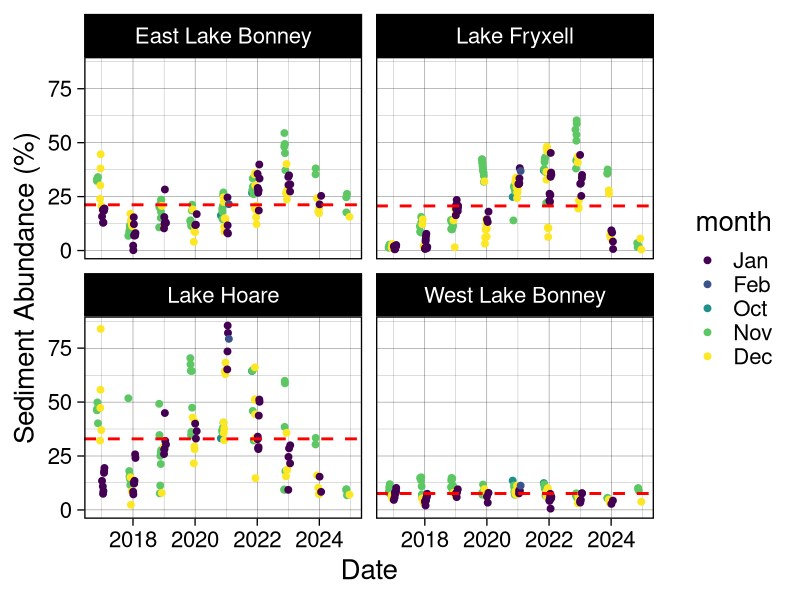
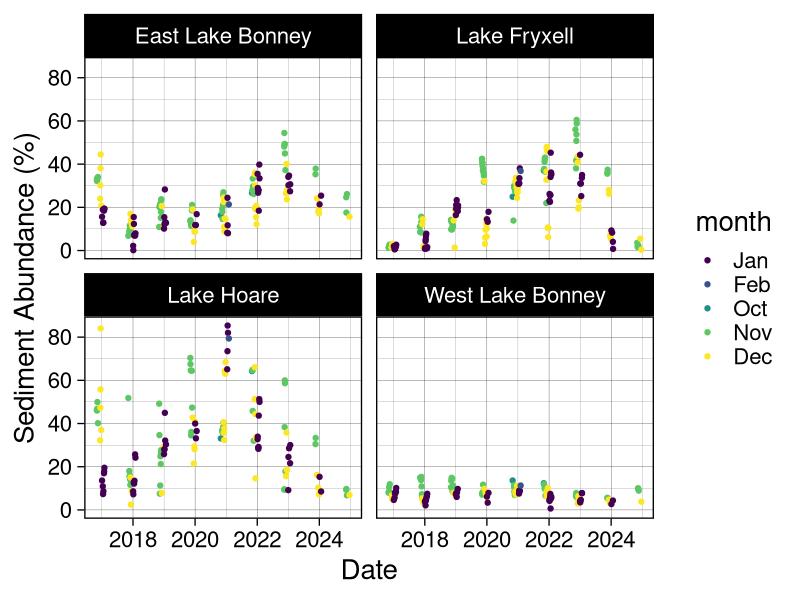
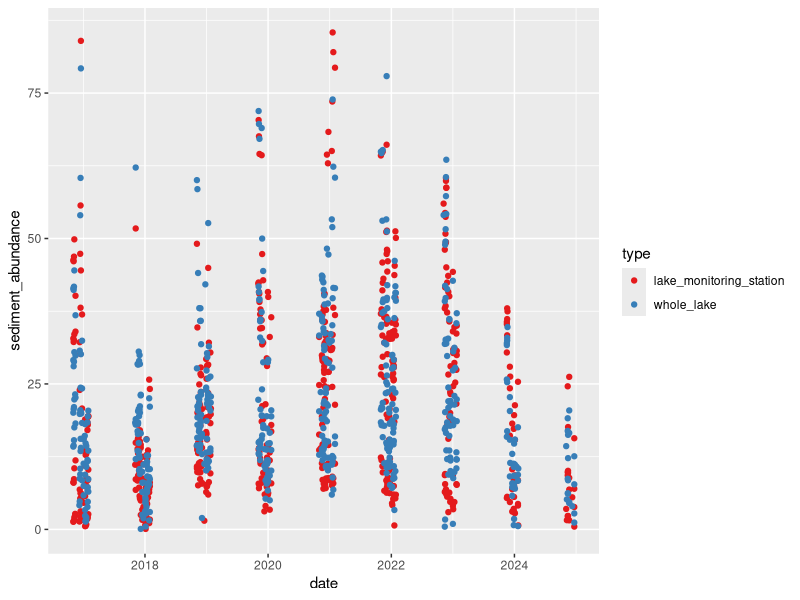
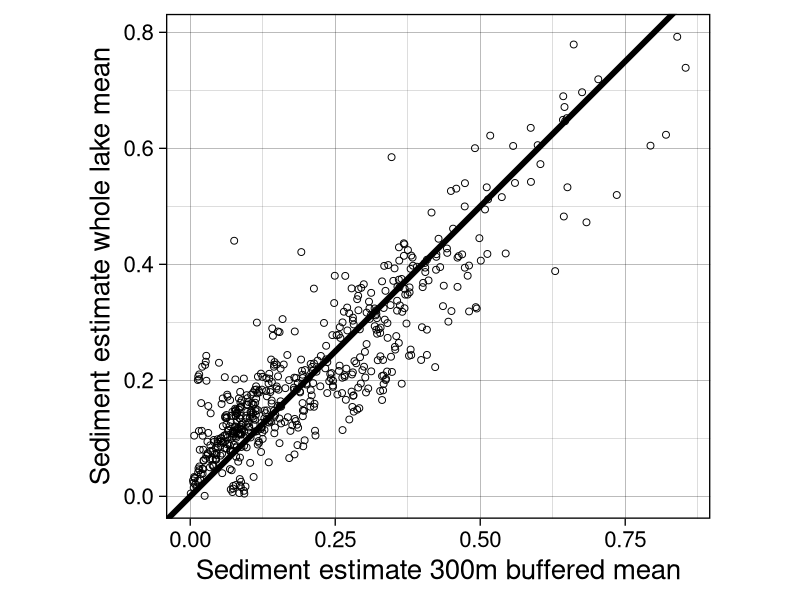
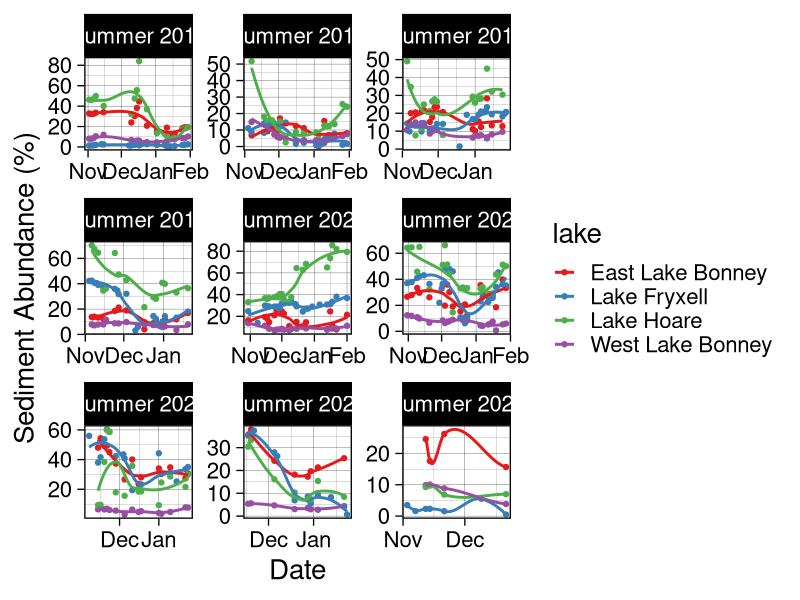
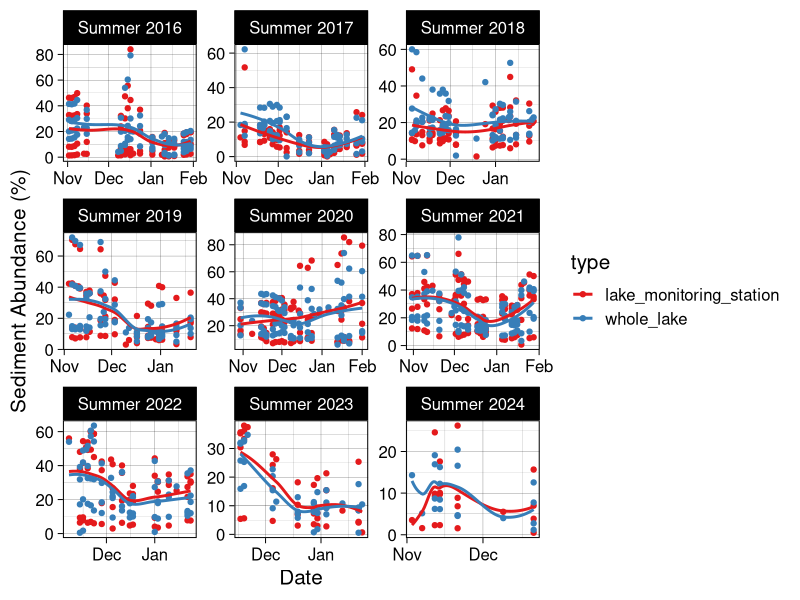
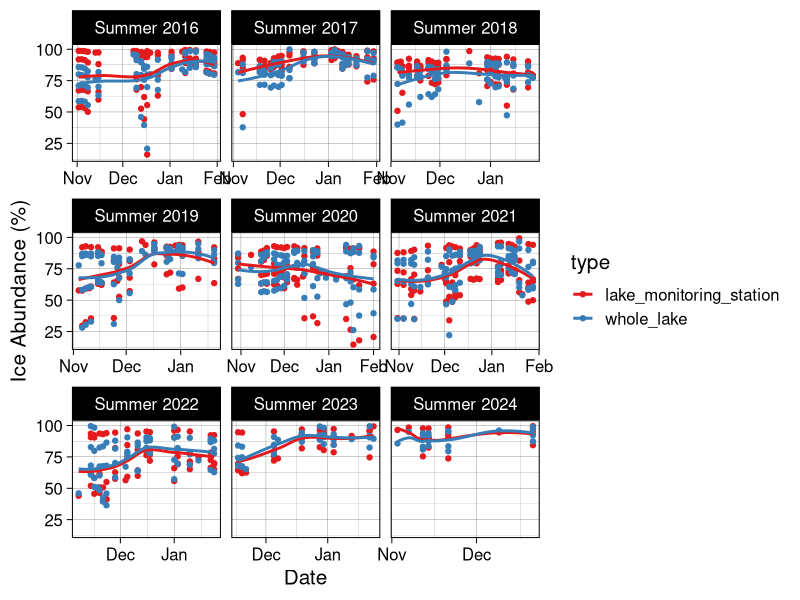
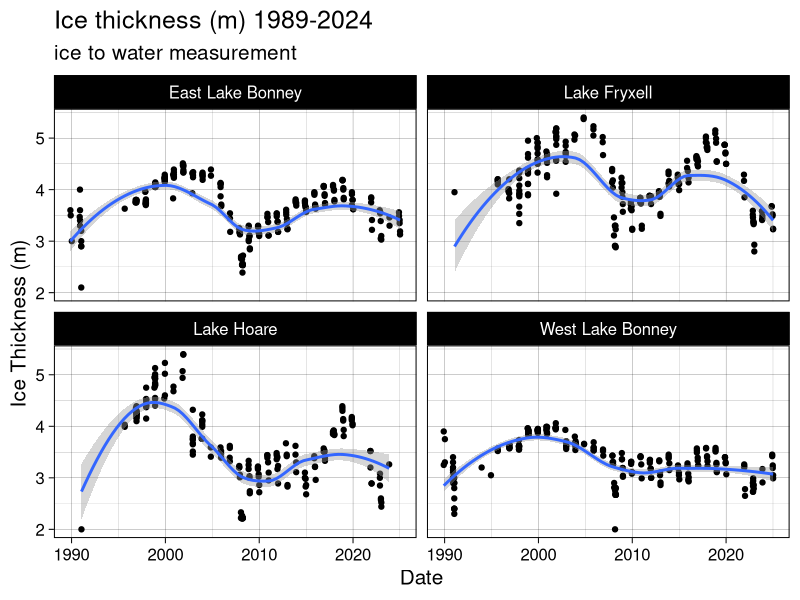

The R script that drew these images, in order: (Note: this script raises an error after producing the figures.)
######### TVLakes Sediment Output Comparison ###########
library(tidyverse)
library(RColorBrewer)
library(scales)

setwd("~/Documents/R-Repositories/MCM-LTER-MS")

## Define a season function to plot data by season. Makes data viz a lot easier. 
get_season <- function(date) {
  month <- month(date)
  year <- year(date)
  
  if (month %in% c(11, 12)) {
    return(paste0("Summer ", year))  # November and December belong to the current winter
  } else if (month == 1) {
    return(paste0("Summer ", year - 1))  # January belongs to the previous winter
  } else if (month == 2) {
    return(paste0("Summer ", year - 1))  # February belongs to the previous winter
  } else if (month == 3) {
    return(paste0("Fall ", year))  # March is Spring
  } else if (month %in% 4:5) {
    return(paste0("Fall ", year))  # April and May are Spring
  } else if (month == 6) {
    return(paste0("Winter ", year))  # June is Summer
  } else if (month %in% 7:8) {
    return(paste0("Winter ", year))  # July and August are Summer
  } else if (month == 9) {
    return(paste0("Spring ", year))  # September is Fall
  } else if (month %in% 10) {
    return(paste0("Summer ", year))  # October is Fall
  }
}

mean_BB <- read_csv("data/sediment abundance data/LANDSAT_sediment_abundances_20250403.csv") |> 
  mutate(date = ymd(date), 
         type = 'lake_monitoring_station', 
         season = sapply(date, get_season), 
         month = month(date, label = TRUE))

# Calculate lake-specific means
lake_means <- mean_BB |> 
  group_by(lake) |> 
  summarise(mean_sediment = mean(sediment_abundance * 100, na.rm = TRUE))

##### Plot by lake with lake-specific mean lines
ggplot(mean_BB, aes(date, sediment_abundance * 100, color = month)) + 
  geom_point(position = position_jitter(width = 0.2, height = 0.1), size = 2) + 
  geom_hline(data = lake_means, aes(yintercept = mean_sediment), 
             linetype = "dashed", color = "red", size = 1, inherit.aes = FALSE) +
  facet_wrap(vars(lake)) + 
  xlab("Date") + 
  ylab("Sediment Abundance (%)") + 
  theme_linedraw(base_size = 20)

ggsave("plots/manuscript/chapter 1/BB_sed_by_lake_with_mean_line.png", dpi = 700, 
       height = 8, width = 12)

#####plot by lake
ggplot(mean_BB, aes(date, sediment_abundance*100, color = month)) + 
  geom_point(position = position_jitter(width = 0.2, height = 0.1)) + 
  facet_wrap(vars(lake)) + 
  #scale_x_date(labels = date_format("%b"), breaks = "1 month") + 
  xlab("Date") + ylab("Sediment Abundance (%)") + 
  #scale_color_brewer(palette = "Set1") +
  theme_linedraw(base_size = 20)

ggsave("plots/manuscript/chapter 1/BB_sed_by_lake.png", dpi = 700, 
       height = 8, width = 12)

mean_wholelake <- read_csv("data/sediment abundance data/LANDSAT_wholelake_mean_20250403.csv") |> 
  mutate(date = ymd(date), 
         type = "whole_lake", 
         season = sapply(date, get_season), 
         month = month(date, label = TRUE))

# join the two files for easy comparison and plotting
means <- rbind(mean_BB, mean_wholelake) |> 
  mutate(sediment_abundance = sediment_abundance*100, 
         ice_abundance = ice_abundance*100) |> 
  mutate(year = year(date), 
         month = month(date))

## plot the raw output for sediment abundance/ice abundance against each other and see how the outputs compare
ggplot(means, aes(date, sediment_abundance, color = type)) + 
  geom_point() + 
  scale_color_brewer(palette = "Set1") 

mean_bluebox = mean_BB |> 
  mutate(sediment_abundance_bb = sediment_abundance) |> 
  dplyr::select(c(date, lake, sediment_abundance_bb))

mean_whole = mean_wholelake |> 
  mutate(sediment_abundance_wholelake = sediment_abundance) |> 
  dplyr::select(c(date, lake, sediment_abundance_wholelake))

means_pivot = mean_bluebox |> 
  full_join(mean_whole)

ggplot(means_pivot, aes(sediment_abundance_bb, sediment_abundance_wholelake)) + 
  geom_point(size = 2, shape = 1) + 
  geom_abline(size = 2) +
  coord_fixed() + 
  xlab("Sediment estimate 300m buffered mean") + ylab("Sediment estimate whole lake mean") + 
  theme_linedraw(base_size = 20)

ggsave("plots/manuscript/chapter 1/wholelake_vs_bb.png", 
       height = 8, width = 8, dpi = 300)

#By season for just the lake monitoring site
ggplot(mean_BB, aes(date, sediment_abundance*100, color = lake)) + 
  geom_point() + 
  geom_smooth(se = F) + 
  scale_color_brewer(palette = "Set1") + 
  facet_wrap(vars(season), scales = "free") +
  scale_x_date(labels = date_format("%b"), breaks = "1 month") + 
  xlab("Date") + ylab("Sediment Abundance (%)") + 
  theme_linedraw(base_size = 20)

ggsave("plots/manuscript/chapter 1/BB_sed_by_season.png", dpi = 700, 
       height = 8, width = 12)

# facet by season for sed abundance
ggplot(means, aes(date, sediment_abundance, color = type)) + 
  geom_point() + 
  geom_smooth(se = F) + 
  scale_color_brewer(palette = "Set1") + 
  facet_wrap(vars(season), scales = "free") +
  scale_x_date(labels = date_format("%b"), breaks = "1 month") + 
  xlab("Date") + ylab("Sediment Abundance (%)") + 
  theme_linedraw(base_size = 15)

ggsave("plots/manuscript/chapter 1/whole_lake_vs_BB_sed_abundance.png", dpi = 700, 
       height = 8, width = 12)

# facet by season for ice abundance
ggplot(means, aes(date, ice_abundance, color = type)) + 
  geom_point() + 
  geom_smooth(se = F) + 
  scale_color_brewer(palette = "Set1") + 
  facet_wrap(vars(season), scales = "free_x") +
  scale_x_date(labels = date_format("%b"), breaks = "1 month") + 
  xlab("Date") + ylab("Ice Abundance (%)") + 
  theme_linedraw(base_size = 15)

ggsave("plots/manuscript/chapter 1/whole_lake_vs_BB_ice_abundance.png", dpi = 700, 
       height = 8, width = 12)


## load lake ice: 
lakeice1 <- read_csv("data/lake ice/mcmlter-lake-ice_thickness-20250218_0_2025.csv") |> 
  mutate(date_time = mdy_hm(date_time), 
         month = month(date_time, label = TRUE), 
         year = year(date_time),
         year = as.numeric(year),
         z_water_m = z_water_m*-1, 
         season = sapply(date_time, get_season)) |> 
  rename("lake" = location_name) |> 
  filter(lake == "Lake Fryxell" | lake == "Lake Hoare" | lake == "East Lake Bonney" | lake == "West Lake Bonney") |> 
  #filter(year >= 2016) |> 
  filter(!grepl("^B", location))

ggplot(lakeice1, aes(date_time, z_water_m)) + 
  geom_point() + 
  geom_smooth(se = T) + 
  facet_wrap(vars(lake)) + 
  theme_linedraw(base_size = 15) + 
  #scale_color_brewer(palette = "Set1") +
  xlab("Date") + ylab("Ice Thickness (m)") + 
  ggtitle("Ice thickness (m) 1989-2024", 
          subtitle = "ice to water measurement")

ggsave("plots/manuscript/chapter 1/ice_thickness_total_years.png", dpi = 700, 
       height = 8, width = 12)

lakeice = lakeice1 |> 
  filter(date_time >= "2016-05-01") |> 
  #mutate(season = sapply(date_time, get_season)) |> 
  filter(str_detect(string = location, pattern = "incubation hole") | 
           str_detect(string = location, pattern = "sample hole")) |> 
  filter(grepl("^O", location)) |> 
  drop_na(z_water_m)

#FIND SEASONAL DROPOFF OF ICE THICKNESS
seasonal_changes <- lakeice %>%
  group_by(season, lake) |> 
  arrange(season, date_time) %>%
  summarise(
    First_Measurement = first(z_water_m),
    Last_Measurement = last(z_water_m),
    Difference = Last_Measurement - First_Measurement
  )

ggplot(seasonal_changes, aes(season, Difference)) + 
  geom_col(aes(fill = lake)) + 
  scale_fill_brewer(palette = "Set1") + 
  facet_wrap(vars(lake)) + 
  theme_linedraw(base_size = 20) + 
  theme(axis.text.x = element_text(angle = 45, hjust = 1), 
        legend.position = "none") + 
  xlab("Seasonal") + ylab("Change in Ice Thickness")

ggsave("plots/manuscript/chapter 1/seasonal_ice_drop.png", 
       height = 8, width = 12, dpi = 300)

li_summary = lakeice |> 
  mutate(week = week(date_time)) |> 
  group_by(year, month, lake) |> 
  summarize(mean_thickness = mean(z_water_m, na.rm = T))

## sediment
sed_monthly <- means |> 
  mutate(week = week(date), 
         month = month(date, label = TRUE)) |> 
  group_by(year, month, lake, type) |>
  summarize(mean_sed = mean(sediment_abundance, na.rm = T)) |> 
  print()

fulljoined = full_join(sed_monthly, li_summary) |> 
  drop_na() |> 
  filter(type == "lake_monitoring_station")

##### plot
ggplot(fulljoined, aes(mean_sed, mean_thickness)) + 
  geom_smooth(method = "lm", se = F) + 
  geom_point(aes(color = month), size = 3) + 
  facet_wrap(vars(lake), scales = "free") + 
  ggtitle("October-February") + 
  xlab("Mean Sediment Abundance (%)") + ylab("Mean Ice Thickness (m)") + 
  #scale_color_brewer(palette = "Set1") +
  theme_linedraw(base_size = 20) 

ggsave("plots/manuscript/chapter 1/sed_vs_ice_thickness.png", 
       width = 12, height = 8, dpi = 300)

all_data_lm = fulljoined |> 
  group_by(lake) |> 
  nest() |> 
  mutate(
    model = map(data, ~ lm(mean_sed ~mean_thickness, data = .x)),
    tidied = map(model, broom::tidy)
  )

all_data_lm %>% select(lake, tidied) %>% unnest(tidied)


### now remove November and October Values
#fulljoin_filter <- fulljoined |> 
#  filter(month == 12 | month == 1)
fulljoin_peak_solar <- fulljoined |> 
  filter(month == "Jan")

ggplot(fulljoin_peak_solar, aes(mean_sed, mean_thickness, color = type)) + 
  geom_smooth(method = "lm", se = F) + 
  geom_point() + 
  facet_wrap(vars(lake), scales = "free") + 
  ggtitle("January") + 
  scale_color_brewer(palette = "Set1") +
  theme_linedraw(base_size = 20) 

ggsave("plots/manuscript/chapter 1/wholelakesed_vsthickness_jan.png", 
       width = 12, height = 8, dpi = 300)

# now filter for only early year estimates, October - December
jan_dec_fulljoin <- fulljoined |> 
  filter(
    month == "Jan" | 
      month == "Dec")

ggplot(jan_dec_fulljoin, aes(mean_sed, mean_thickness)) + 
  geom_smooth(method = "lm", se = F) + 
  geom_point(aes(color = month)) + 
  facet_wrap(vars(lake), scales = "free") + 
  ggtitle("January - December") + 
  #scale_color_brewer(palette = "Set1") +
  theme_linedraw(base_size = 20) 

jan_dec_lm = jan_dec_fulljoin |> 
  group_by(lake) |> 
  nest() |> 
  mutate(
    model = map(data, ~ lm(mean_sed ~ mean_thickness, data = .x)),
    tidied = map(model, broom::tidy),
    glanced = map(model, broom::glance)  # this adds R², adj R², etc.
  )

save = jan_dec_lm %>% select(lake, tidied, glanced) |> 
  unnest(tidied, names_sep = "_coef") |> 
  unnest(glanced, names_sep = "_model")


jan_fulljoin <- fulljoined |> 
  filter(month == 1)

ggplot(jan_fulljoin, aes(mean_sed, mean_thickness, color = type)) + 
  geom_smooth(method = "lm", se = F) + 
  geom_point() + 
  facet_wrap(vars(lake), scales = "free") + 
  ggtitle("January") + 
  scale_color_brewer(palette = "Set1") +
  xlab("Mean Sediment Abundance (%)") + ylab("Mean Ice Thickness (m)") + 
  theme_linedraw(base_size = 20)  

ggsave("plots/manuscript/chapter 1/jan_only_sed.png", 
       dpi = 300, height = 8, width = 12)


####### do restructuring to look at this by week ###
li_summary_2 = lakeice |> 
  mutate(week = week(date_time), 
         #month = month(date, label = TRUE)
         ) |> 
  group_by(year, week, lake) |> 
  summarize(mean_thickness = mean(z_water_m, na.rm = T))

## sediment
sed_monthly_2 <- means |> 
  mutate(week = week(date), 
         month = month(date, label = TRUE)) |> 
  group_by(year, week, lake, type) |> 
  summarize(mean_sed = mean(sediment_abundance, na.rm = T)) |> 
  print()

fulljoined_2 = full_join(sed_monthly_2, li_summary_2) |> 
  drop_na() |> 
  filter(type == "lake_monitoring_station")

peak_solar_week <- fulljoined_2 |> 
  filter(
    week == 50 |
      week == 51 | 
      week == 52 | 
      week == 1 | 
      week == 2 #|
      #week == 3
      )

peak_solar_lm <- peak_solar_week |> 
  group_by(lake) |> 
  nest() |> 
  mutate(
    model = map(data, ~ lm(mean_sed ~ mean_thickness, data = .x)),
    tidied = map(model, broom::tidy),
    glanced = map(model, broom::glance)  # this adds R², adj R², etc.
  )

# To see both coefficients and R² together
peak_solar_lm |> 
  select(lake, tidied, glanced) |> 
  unnest(tidied, names_sep = "_coef") |> 
  unnest(glanced, names_sep = "_model")


ggplot(peak_solar_week, aes(mean_sed, mean_thickness)) + 
  geom_smooth(method = "lm", se = F) + 
  geom_point(size = 3) + 
  facet_wrap(vars(lake), scales = "free") + 
  ggtitle("Peak Solar") + 
  scale_color_brewer(palette = "Set1") +
  xlab("Mean Sediment Abundance (%)") + ylab("Mean Ice Thickness (m)") + 
  theme_linedraw(base_size = 20)  

ggsave("plots/manuscript/chapter 1/Peak_Solar_Comparison_20250408.png", 
       width = 12, height = 8, dpi = 300)

#### Create a dual panel plot where only the lake ice thickness from 2016-2024 to sediment abundannce
# Need to join the sed data frame to the lake ice data frame
mean_BB_week <- mean_BB |> 
  filter(date < "2025-02-01")

library(ggpubr)

# Step 1: Define all possible months (in your case)
all_months <- c("Jan", "Feb", "Oct", "Nov", "Dec")

# Step 2: Get colors from RColorBrewer
# Let's say we use "Set1" which has up to 9 nice discrete colors
palette <- brewer.pal(n = length(all_months), name = "Set1")
palette <- brewer.pal(n = length(all_months), name = "Set1")

# Step 3: Map months to specific colors
month_colors <- setNames(palette, all_months)

months1 <- c("Jan", "Feb", "Oct", "Nov", "Dec")
plot1 <- ggplot(mean_BB_week, aes(date, sediment_abundance*100)) + 
  geom_point(aes(color = month)) + 
  geom_smooth(se = F) + 
  ylab("Sediment Abundance") + xlab("Date") + 
  ggtitle("Sediment Coverage (%)") + 
  facet_wrap(vars(lake), scales = "free") + 
  scale_fill_manual(values = month_colors[months1]) + 
  theme_linedraw(base_size = 20) + 
  theme(axis.text.x = element_text(angle = 45, hjust = 1)) + 
  scale_x_date(
    breaks = seq(as.Date("2010-01-01"), as.Date("2025-01-01"), by = "year"),
    labels = date_format("%Y")
  )

months2 <- c("Jan", "Nov", "Dec")
plot2 <- ggplot(lakeice, aes(date_time, z_water_m)) + 
  geom_point(aes(color = month)) + 
  geom_smooth(se = F) + 
  ylab("Ice Thickness (m)") + xlab("Date") + 
  ggtitle("Ice Thickness") + 
  facet_wrap(vars(lake)) +
  scale_fill_manual(values = month_colors[c("Jan", "Nov", "Dec")]) + 
  theme_linedraw(base_size = 20) + 
  theme(axis.text.x = element_text(angle = 45, hjust = 1)) + 
  scale_x_datetime(
    breaks = as.POSIXct(paste0(2010:2025, "-01-01")),
    labels = date_format("%Y")
  )

ggarrange(plot1, plot2)

ggsave("plots/manuscript/chapter 1/sed_abundance_ice_thick_timeseries.png", 
       dpi = 300, height = 8, width = 15)

#ggplot() + 
#  geom_point(data = lakeice, aes(x = as.Date(date_time), y = z_water_m)) + 
#  geom_point(data = mean_BB, aes(x = date, y = sediment_abundance)) + 
##  facet_wrap(vars(lake)) + 
#  xlab("Date") + ylab("Ice thickness (m)") +
#  scale_color_brewer(palette = "Set1") +
#  theme_linedraw(base_size = 20) 




######### investing different buffering distances #########
mean_150m <- read_csv("data/sediment abundance data/LANDSAT_sediment_abundances_150m_20250301.csv") |> 
  mutate(date = ymd(date), 
         buffer_distance = '150')

mean_300m = mean_BB |> 
  mutate(buffer_distance = '300') |> 
  select(-type)

mean_450m = read_csv("data/sediment abundance data/LANDSAT_sediment_abundances_450m_20250301.csv") |> 
  mutate(date = ymd(date), 
         buffer_distance = '450')

mean_600m = read_csv("data/sediment abundance data/LANDSAT_sediment_abundances_600m_20250301.csv") |> 
  mutate(date = ymd(date), 
         buffer_distance = '600') |> 
  select(-approx_albedo)

mean_900m = read_csv("data/sediment abundance data/LANDSAT_sediment_abundances_900m_20250301.csv") |> 
  mutate(date = ymd(date), 
         buffer_distance = '900')

buffers <- rbind(mean_150m, mean_300m, mean_450m, mean_600m, mean_900m) |> 
  mutate(ice_abundance = ice_abundance*100, 
         sediment_abundance = sediment_abundance*100, 
         season = sapply(date, get_season)) |> 
  select(-sediment)

write_csv(buffers, "data/sediment abundance data/LANDSAT_all_buffer_distances_20250301.csv")

### plot cropping distance comparisons
#sed
ggplot(buffers, aes(date, sediment_abundance, color = buffer_distance)) + 
  geom_point() + 
  scale_color_brewer(palette = "Set1") + 
  facet_wrap(vars(lake)) + 
 # scale_x_date(labels = date_format("%b"), breaks = "1 month") + 
  xlab("Date") + ylab("Sediment Abundance (%)") + 
  theme_linedraw(base_size = 15)

ggsave("plots/manuscript/chapter 1/comparison_of_buffer_distances_sed_bylake.png", dpi = 700, 
       height = 8, width = 10)

#ice
ggplot(buffers, aes(date, ice_abundance, color = buffer_distance)) + 
  geom_point() + 
  scale_color_brewer(palette = "Set1") + 
  facet_wrap(vars(lake)) + 
  # scale_x_date(labels = date_format("%b"), breaks = "1 month") + 
  xlab("Date") + ylab("Ice Abundance (%)") + 
  theme_linedraw(base_size = 15)

ggsave("plots/manuscript/chapter 1/comparison_of_buffer_distances_sed_bylake.png", dpi = 700, 
       height = 8, width = 10)

## facet by season
#ice
ggplot(buffers, aes(date, ice_abundance, color = buffer_distance)) + 
  geom_point() + 
  scale_color_brewer(palette = "Set1") + 
  facet_wrap(vars(lake, season), scales = "free") + 
  scale_x_date(labels = date_format("%b"), breaks = "1 month") + 
  xlab("Date") + ylab("Ice Abundance (%)") + 
  theme_linedraw(base_size = 10)

ggsave("plots/manuscript/chapter 1/comparison_of_buffer_distances_sed_byseason.png", dpi = 700, 
       height = 10, width = 10)

#sed
ggplot(buffers, aes(date, sediment_abundance, color = buffer_distance)) + 
  geom_point() + 
  scale_color_brewer(palette = "Set1") + 
  facet_wrap(vars(lake, season), scales = "free") + 
  scale_x_date(labels = date_format("%b"), breaks = "1 month") + 
  xlab("Date") + ylab("Sediment Abundance (%)") + 
  theme_linedraw(base_size = 10)

ggsave("plots/manuscript/chapter 1/comparison_of_buffer_distances_sed_byseason.png", dpi = 700, 
       height = 10, width = 10)
